Frame 1 (no input): blank canvas, image omitted
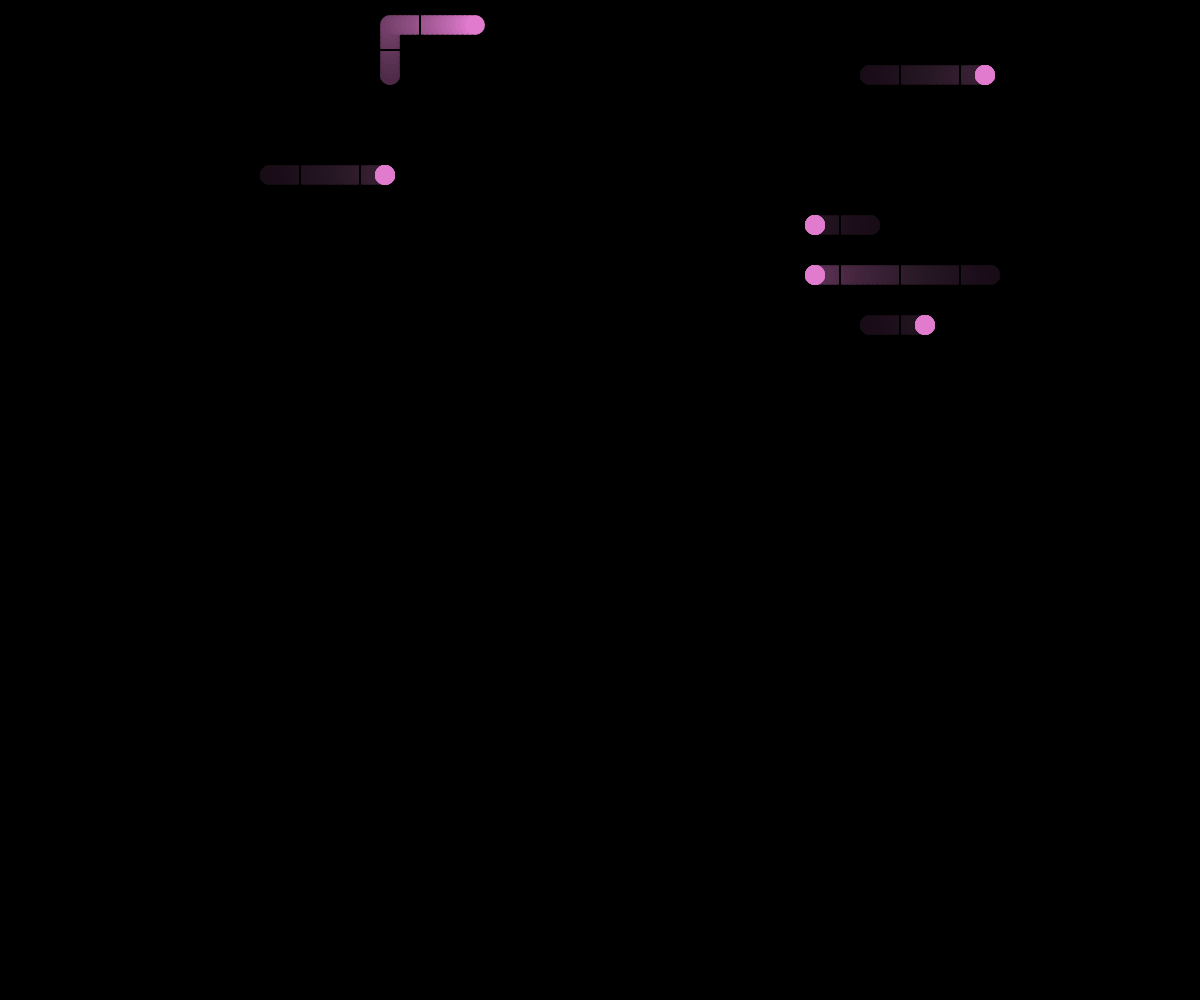
Frame 60 (no input)
Frame 120 (the mouse pressed at the canvas centre since frame 60): blank canvas, image omitted

The p5.js sketch that drew this single still picture (run headless with seeded random() and noise() and a simulated clock; from frame 60 on, the mouse is pressed at the canvas centre):

// p5.js sketch
// ── sketch.js
let rows = 20,
  columns = 20;
let cars = [];
let spawn = 0;

class Car {
  constructor(x, y) {
    this.x = round((width / columns) * floor(x / (width / columns)));
    this.y = round((height / rows) * floor(y / (height / rows)));
    this.dx = 0;
    this.dy = 0;
    this.speed = 5;
  }
  moveCells(numRows, numColumns) {
    if (floor(abs(this.dx)) == 0 && floor(abs(this.dy == 0))) {
      this.dx = (round(numRows) * width) / columns;
      this.dy = (round(-numColumns) * height) / rows;
    }
  }
  position() {
    if (round(this.dx) !== 0) {
      if (this.dx > 0 && this.dx > this.speed) {
        this.x += this.speed;
        this.dx -= this.speed;
      } else if (this.dx < 0 && abs(this.dx) > this.speed) {
        this.x -= this.speed;
        this.dx += this.speed;
      } else if (round(this.dx) != 0 && abs(this.dx) < this.speed) {
        this.x = round((width / columns) * round(this.x / (width / columns)));
        this.dx = 0;
      }
      return;
    }
    if (this.dy > 0 && this.dy > this.speed) {
      this.y += this.speed;
      this.dy -= this.speed;
    } else if (this.dy < 0 && abs(this.dy) > this.speed) {
      this.y -= this.speed;
      this.dy += this.speed;
    } else if (round(this.dy) != 0) {
      this.y = round((height / rows) * round(this.y / (height / rows)));
      this.dy = 0;
    }
  }
  stop() {
    this.dy = 0;
    this.dx = 0;
    this.position();
  }
  paint() {
    fill(224, 123, 206);
    noStroke();
    ellipse(this.x, this.y, 20, 20);
  }
}

function setup() {
  createCanvas(windowWidth, windowHeight);
  rectMode(CENTER);
  //stop grid flash
  background(0);

  for (let i = 0; i < 4; i++) {
    let c = new Car(random(0, width), random(0, height));
    cars.push(c);
  }
}

function draw() {
  //draw grid
  translate((0.5 * width) / columns, (0.5 * height) / rows);
  for (let x = 0; x < columns; x++) {
    for (let y = 0; y < rows; y++) {
      fill(0, 0, 0, 10);
      stroke(0);
      rect(
        x * (width / columns),
        (y * height) / rows,
        width / columns,
        height / rows
      );
    }
  }

  //draw cars
  for (let i = 0; i < cars.length; i++) {
    cars[i].paint();
    cars[i].position();
    if (floor(abs(cars[i].dx)) == 0 && floor(abs(cars[i].dy)) == 0) {
      cars[i].moveCells(random(-3, 3), random(-3, 3));
    }
  }

  // periodically spawn cars
  if (spawn % 30 === 0) {
    cars.push(new Car(random(0, width), random(0, height)));
  }
  spawn++;

  // Draw logo on top
}

function mousePressed() {
  cars.push(new Car(mouseX, mouseY));
}
let drag = 0;
function mouseDragged() {
  drag++;
  if (drag % 4 == 0) {
    cars.push(new Car(mouseX, mouseY));
  }
}

// ── style.css
/* general */

html, body {
  margin: 0;
  padding: 0;
  background-color: black;
}
canvas {
  display: block;
}
::-webkit-scrollbar, ::-webkit-scrollbar-track{
  background-color: rgba(0, 0, 0, 0.679);
  display: none;
}
::-webkit-scrollbar-corner{
  background-color: black;
}

/* rows */
ul.slider{
  display: flex;
  list-style-type: none;
  margin: 0;
  padding: 0;
  height: fit-content;
  min-height: 400px;
  overflow-x: scroll;
}
ul.slider > li.clickCard{
  width: 800px;
  margin: 10px;
  padding: 50px;
  background-color: rgb(57, 57, 57);
  border-radius: 15px;
}
.title {
  width: 100vw;
  text-align: center;
  color: white;
  position: relative;
  top: 45vh;
  font-family: Arial, Helvetica, sans-serif;
}


/* large feature */
.largeFeature {
  position: absolute;
  display: flex;
  flex-flow: column nowrap;
  width: 100%;
  height: 80vh;
  padding: 40px;
  overflow-x: scroll;
  overflow-y: hidden;
  box-sizing: border-box;
}
.largeFeature .contentCard::before {
  content: "";
  display: block;
  position: absolute;
  width: 100%;
  height: 100%;
  box-shadow: 100px -100px 200px rgba(22, 22, 22, 0.9) inset;
}
.largeFeature .contentCard {
  width: 100%;
  height: 100%;
  position: relative;
  border-radius: 20px;
  overflow: hidden;
}
.contentCard > img {
  height: auto;
  width: auto;
}

/* INFO in large wrapper */
.textWrapper {
  max-height: 100%;
  z-index: 1; /* in front of vignette */
  position: absolute;
  bottom: 10vw;
  left: 10vw;
  font-family: Arial, Helvetica, sans-serif;
  color: white;
}

.infotitle {
  font-size: 4rem;
  font-weight: 900;
  margin: 0;
  transition: opacity 1s;
}
.description {
  font-size: 1.3rem;
  font-weight: 100;
  max-width: 70%;
  transition: opacity 1s;
}
.watchLink,
.infoLink {
  display: flex;
  width: 75px;
  height: 30px;
  padding: 5px;
  justify-content: center;
  align-items: center;
  border-radius: 5px;
  background-size: 20%;
  background-repeat: no-repeat;
  background-position: center;
  border: none;
  cursor: pointer;
  transition: opacity 1s;
}
.watchLink {
  background-color: rgba(205, 52, 121, 0.9);
}
.infoLink {
  background-color: white;
  color: black;
}
.watchLink > svg, .infoLink > svg {
  height: 80%;
}
.links {
  display: flex;
  flex-flow: row nowrap;
}
.links > :first-child{margin-right: 10px;}
.responsive {
  display: block;
}

/* Latge screens */
@media only screen and (min-width: 1200px) {
  .title {
    font-size: 50px;
  }
}
/* Small screens */
@media only screen and (max-width: 600px) {
  .description.responsive {
    display: none;
  }
  .links {
    margin-top: 20px;
  }
}

@media only screen and (max-width: 400px) {
  .title {
    margin-top: 10px;
    font-size: 25px;
  }
}
